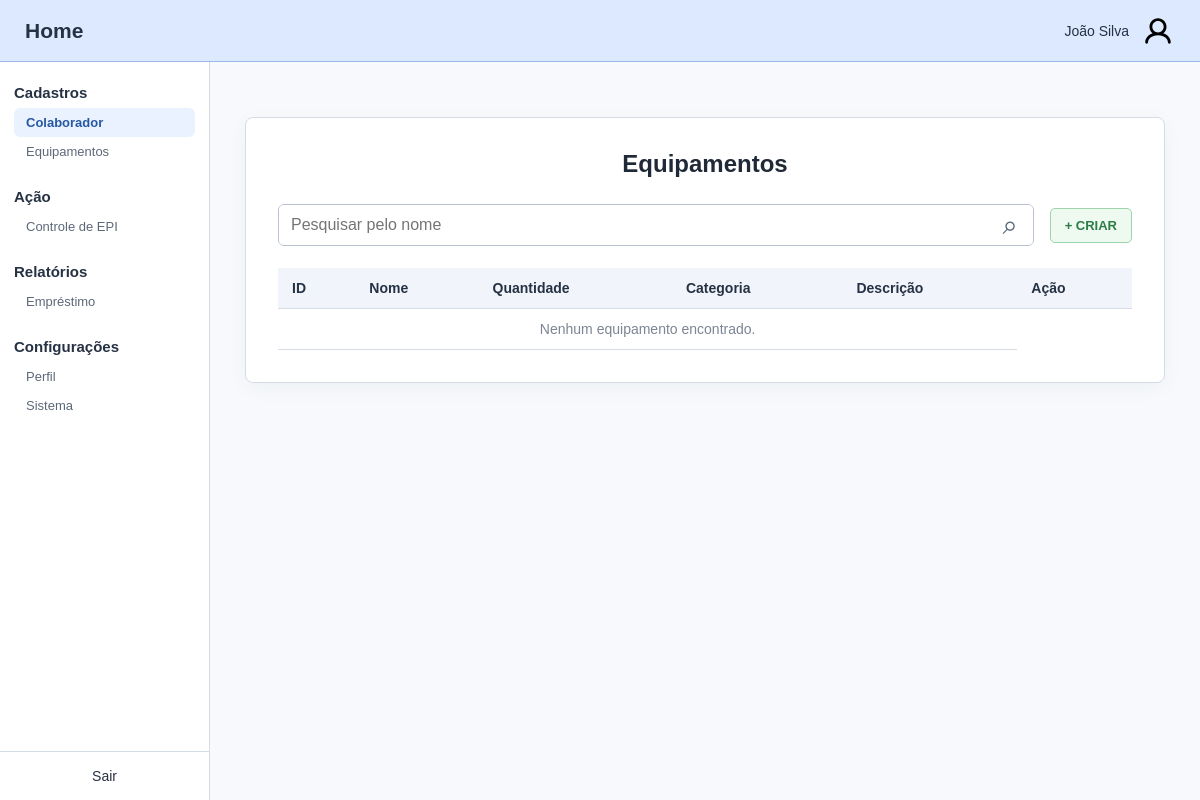
/equipamentos, run on an earlier commit of the app's database.
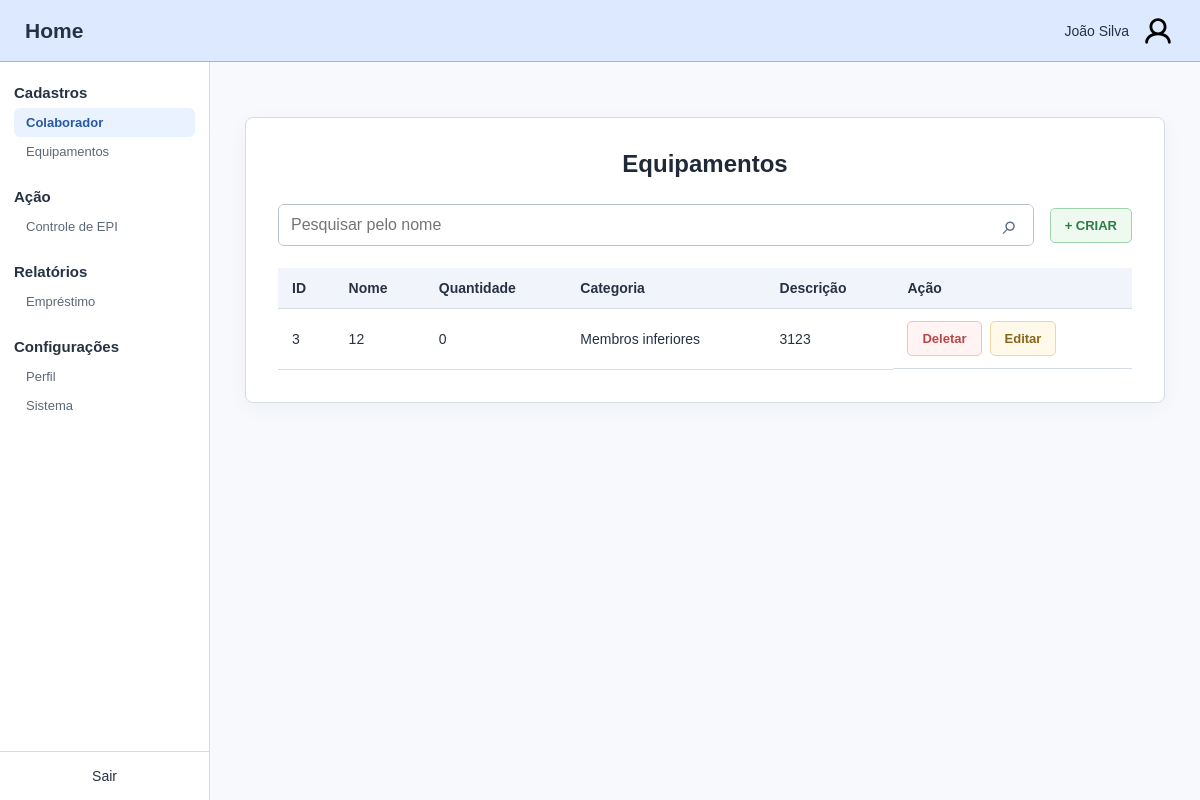
And on a later commit of the database.
### nucleo/models.py (models this page shows)
class TipoEquipamento(models.Model):
    CATEGORIA_CHOICES = [
         ('CABECA', 'Cabeça'),
         ('FACE','Face'),
         ('AUDITIVO','Auditivo'),
         ('RESPIRATORIO', 'Respiratório'),
         ('TRONCO', 'Tronco'),
         ('MEMBROS_SUPERIORES', 'Membros superiores'),
         ('MEMBROS_INFERIORES', 'Membros inferiores'),
         ('QUEDAS', 'Quedas'),
    ]
    nome = models.CharField(max_length=30, null=False, blank=False)
    descricao = models.CharField(max_length=100)
    categoria = models.CharField(max_length=30, null=False, choices=CATEGORIA_CHOICES, blank=False)
    @property
    def quantidade_total(self):
        return self.equipamentos.count()

### nucleo/views.py (the view)
# urls.py: path('equipamentos', views.equipamentos, name='equipamentos-inicial'),
def equipamentos(req):
    pesquisa = req.GET.get('pesquisa', '').strip()
    tipos_equipamento = TipoEquipamento.objects.all()
    if pesquisa:
        tipos_equipamento = tipos_equipamento.filter(nome__icontains=pesquisa)
    return render(req, 'nucleo/equipamentos.html', {
        'tipos_equipamento': tipos_equipamento,
        'pesquisa': pesquisa,
    })

### nucleo/templates/nucleo/equipamentos.html (shortened to what this page needs)
{% extends 'nucleo/base.html' %}
{% block content %}
<section class="content-card">
    <h1>Equipamentos</h1>
    <div class="toolbar">
        <form class="search-form" method="get" action="{% url 'equipamentos-inicial' %}">
            <input type="search" name="pesquisa" value="{{ pesquisa }}" placeholder="Pesquisar pelo nome" aria-label="Pesquisar pelo nome">
            <button class="search-button" type="submit" aria-label="Pesquisar">⌕</button>
        </form>
        <a class="button button-create" href="{% url 'equipamentos-criar' %}">+ CRIAR</a>
    </div>
    <div class="table-scroll">
        <table class="collaborator-table">
            <thead><tr><th>ID</th><th>Nome</th><th>Quantidade</th><th>Categoria</th><th>Descrição</th><th>Ação</th></tr></thead>
            <tbody>
                {% for equipamento in tipos_equipamento %}
                <tr>
                    <td>{{ equipamento.id }}</td>
                    <td>{{ equipamento.nome }}</td>
                    <td>{{ equipamento.quantidade_total }}</td>
                    <td>{{ equipamento.get_categoria_display }}</td>
                    <td>{{ equipamento.descricao }}</td>
                    <td class="table-actions"><a class="button button-delete" href="{% url 'equipamentos-excluir' equipamento.id %}">Deletar</a><a class="button button-edit" href="{% url 'equipamentos-editar' equipamento.id %}">Editar</a></td>
                </tr>
                {% empty %}
                <tr><td colspan="5" class="empty-state">Nenhum equipamento encontrado.</td></tr>
                {% endfor %}
            </tbody>
        </table>
    </div>
</section>
{% endblock %}

### nucleo/templates/nucleo/base.html (shortened to what this page needs)
{% load static %}
<!DOCTYPE html>
<html lang="pt-BR">
<head>
    <link rel="stylesheet" href="{% static 'css/style.css' %}">
</head>
<body>
    {% include 'nucleo/partials/header.html' %}
    <div class="app-layout">
        {% include 'nucleo/partials/sidebar.html' %}
        <main class="main-content">
            {% block content %}{% endblock %}
        </main>
    </div>
</body>
</html>

### nucleo/templates/nucleo/partials/header.html
{% load static %}
<header class="site-header">
    <a class="site-title" href="{% url 'nucleo-inicial' %}">Home</a>
    <div class="profile"><span>João Silva</span><img src="{% static 'imgs/user-icon.svg' %}" alt="Ícone de usuário"></div>
</header>

### nucleo/templates/nucleo/partials/sidebar.html
<aside class="sidebar" aria-label="Menu lateral">
    <nav class="sidebar-menu">
        <div class="menu-group">
            <h2>Cadastros</h2>
            <a href="{% url 'nucleo-inicial' %}" class="menu-link active">Colaborador</a>
            <a href="{% url 'equipamentos-inicial' %}" class="menu-link">Equipamentos</a>
        </div>
        <div class="menu-group">
            <h2>Ação</h2>
            <a class="menu-link">Controle de EPI</a>
        </div>
        <div class="menu-group">
            <h2>Relatórios</h2>
            <a class="menu-link">Empréstimo</a>
        </div>
        <div class="menu-group">
            <h2>Configurações</h2>
            <a class="menu-link">Perfil</a>
            <a class="menu-link">Sistema</a>
        </div>
    </nav>
    <span class="sidebar-exit">Sair</span>
</aside>

### nucleo/static/css/style.css (style rules this page uses)
:root { --blue: #dce9ff; --blue-border: #9bb8e5; --text: #263244; --border: #d6dce5; --background: #f7f9fc; --green: #3e9158; --red: #b94747; }
* { box-sizing: border-box; }
body { margin: 0; font-family: Arial, sans-serif; color: var(--text); background: var(--background); }
a { color: inherit; text-decoration: none; }
button, input { font: inherit; }
.site-header { height: 62px; display: flex; align-items: center; justify-content: space-between; padding: 0 25px; background: var(--blue); border-bottom: 1px solid var(--blue-border); }
.site-title { font-size: 21px; font-weight: bold; }
.profile { display: flex; align-items: center; gap: 12px; font-size: 14px; }
.profile img { width: 34px; height: 34px; }
.app-layout { display: flex; min-height: calc(100vh - 62px); }
.sidebar { width: 210px; flex-shrink: 0; display: flex; flex-direction: column; justify-content: space-between; background: #fff; border-right: 1px solid var(--border); }
.sidebar-menu { padding: 22px 14px; }
.menu-group { margin-bottom: 22px; }
.menu-group h2 { font-size: 15px; margin: 0 0 7px; }
.menu-link { display: block; padding: 7px 12px; font-size: 13px; color: #5d6877; border-radius: 6px; cursor: default; }
.menu-link.active { background: #eaf2ff; color: #2759a2; font-weight: bold; }
.sidebar-exit { text-align: center; border-top: 1px solid var(--border); padding: 16px; font-size: 14px; }
.main-content { flex: 1; min-width: 0; padding: 55px 35px; display: flex; justify-content: center; align-items: flex-start; }
.content-card { width: 100%; max-width: 920px; padding: 32px; background: #fff; border: 1px solid var(--border); border-radius: 8px; box-shadow: 0 5px 22px #25334b0a; }
.content-card h1 { margin: 0 0 26px; font-size: 24px; text-align: center; color: #202938; }
.toolbar { display: flex; gap: 16px; margin-bottom: 22px; align-items: center; }
.search-form { flex: 1; display: flex; min-width: 0; border: 1px solid #b8c2d0; border-radius: 6px; overflow: hidden; }
.search-form input { width: 100%; min-width: 0; padding: 11px 12px; border: 0; outline: 0; }
.search-button { border: 0; background: #fff; padding: 0 15px; cursor: pointer; font-size: 27px; color: #536579; }
.button { display: inline-flex; align-items: center; justify-content: center; padding: 9px 14px; border-radius: 5px; border: 1px solid transparent; cursor: pointer; font-size: 13px; font-weight: bold; white-space: nowrap; }
.button-create { background: #eef9f0; color: #2d7d46; border-color: #9ed4ac; }
.table-scroll { overflow-x: auto; }
.collaborator-table { width: 100%; border-collapse: collapse; font-size: 14px; }
.collaborator-table th { background: #f1f5fb; text-align: left; }
.collaborator-table th, .collaborator-table td { padding: 12px 14px; border-bottom: 1px solid var(--border); }
.table-actions { display: flex; gap: 8px; }
.button-delete { color: var(--red); background: #fff3f3; border-color: #f0c4c4; }
.button-edit { color: #8a661c; background: #fff9e9; border-color: #ecd8a5; }

What changed in the data, as far as the page shows it:
added TipoEquipamento: id "3", nome "12", quantidade_total "0", categoria "Membros inferiores", descricao "3123"
Also different on the page:
text no longer shown: "Nenhum equipamento encontrado."
